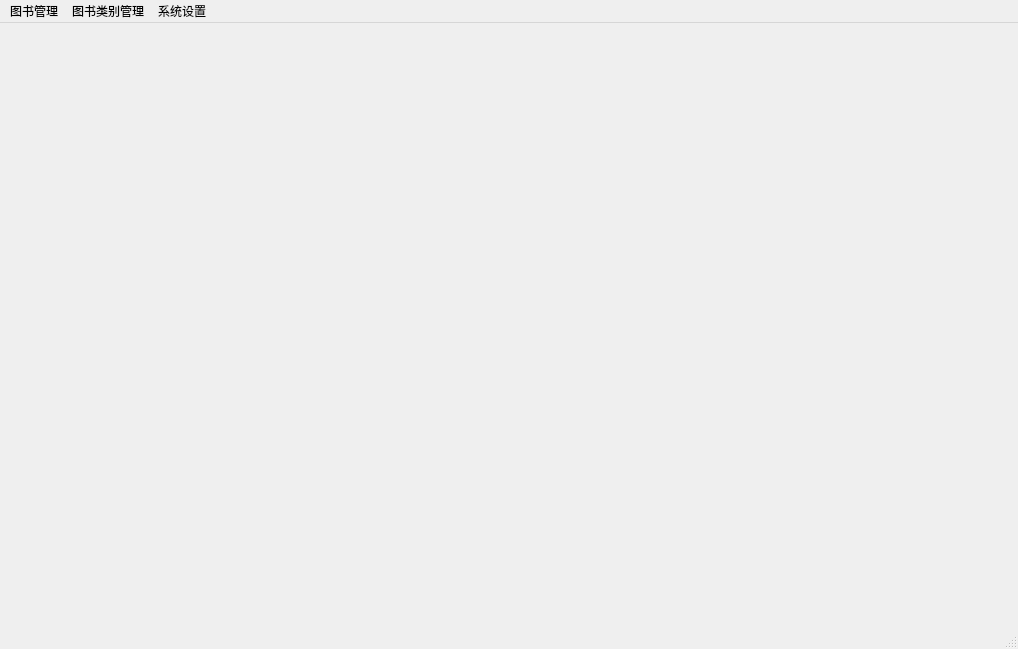
<?xml version="1.0" encoding="UTF-8"?>
<ui version="4.0">
 <class>MainWindow</class>
 <widget class="QMainWindow" name="MainWindow">
  <property name="geometry">
   <rect>
    <x>0</x>
    <y>0</y>
    <width>1018</width>
    <height>649</height>
   </rect>
  </property>
  <property name="mouseTracking">
   <bool>true</bool>
  </property>
  <property name="acceptDrops">
   <bool>true</bool>
  </property>
  <property name="windowTitle">
   <string>图书管理系统</string>
  </property>
  <property name="windowIcon">
   <iconset>
    <normaloff>../image/main(1).png</normaloff>../image/main(1).png</iconset>
  </property>
  <widget class="QWidget" name="centralwidget"/>
  <widget class="QMenuBar" name="menubar">
   <property name="geometry">
    <rect>
     <x>0</x>
     <y>0</y>
     <width>1018</width>
     <height>26</height>
    </rect>
   </property>
   <widget class="QMenu" name="menu">
    <property name="title">
     <string>图书管理</string>
    </property>
    <addaction name="action"/>
    <addaction name="action_3"/>
   </widget>
   <widget class="QMenu" name="menu_2">
    <property name="title">
     <string>图书类别管理</string>
    </property>
    <addaction name="action_2"/>
    <addaction name="action_4"/>
   </widget>
   <widget class="QMenu" name="menu_3">
    <property name="title">
     <string>系统设置</string>
    </property>
    <addaction name="action_5"/>
    <addaction name="action_6"/>
    <addaction name="separator"/>
    <addaction name="action_9"/>
   </widget>
   <addaction name="menu"/>
   <addaction name="menu_2"/>
   <addaction name="menu_3"/>
  </widget>
  <widget class="QStatusBar" name="statusbar"/>
  <action name="action">
   <property name="icon">
    <iconset>
     <normaloff>../image/add(1).png</normaloff>../image/add(1).png</iconset>
   </property>
   <property name="text">
    <string>图书添加</string>
   </property>
  </action>
  <action name="action_2">
   <property name="icon">
    <iconset>
     <normaloff>../image/add(1).png</normaloff>../image/add(1).png</iconset>
   </property>
   <property name="text">
    <string>图书类别添加</string>
   </property>
  </action>
  <action name="action_3">
   <property name="icon">
    <iconset>
     <normaloff>../image/book(1).png</normaloff>../image/book(1).png</iconset>
   </property>
   <property name="text">
    <string>图书信息管理</string>
   </property>
  </action>
  <action name="action_4">
   <property name="icon">
    <iconset>
     <normaloff>../image/main(1).png</normaloff>../image/main(1).png</iconset>
   </property>
   <property name="text">
    <string>图书类别信息管理</string>
   </property>
  </action>
  <action name="action_5">
   <property name="icon">
    <iconset>
     <normaloff>../image/modify(1).png</normaloff>../image/modify(1).png</iconset>
   </property>
   <property name="text">
    <string>修改密码</string>
   </property>
  </action>
  <action name="action_6">
   <property name="icon">
    <iconset>
     <normaloff>../image/about.png</normaloff>../image/about.png</iconset>
   </property>
   <property name="text">
    <string>安全退出</string>
   </property>
  </action>
  <action name="action_7">
   <property name="text">
    <string>关于作者</string>
   </property>
  </action>
  <action name="action_9">
   <property name="icon">
    <iconset>
     <normaloff>../image/login.png</normaloff>../image/login.png</iconset>
   </property>
   <property name="text">
    <string>关于作者</string>
   </property>
  </action>
 </widget>
 <resources/>
 <connections/>
</ui>
